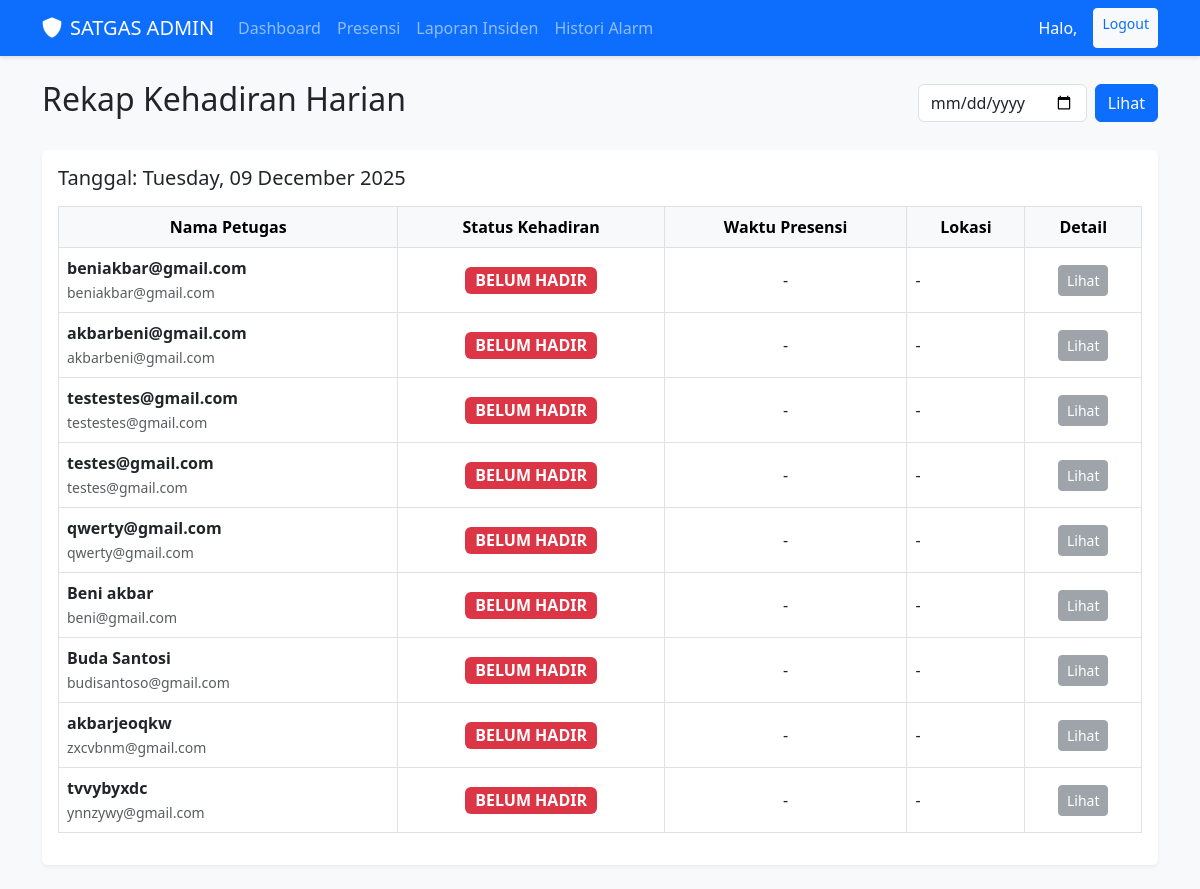
The page /dashboard/rekap-harian/?date=2025-12-09 (signed in) on the database its author committed.
### core/models.py (models this page shows, shortened)
class User(AbstractUser):
    username = None
    email = models.EmailField(unique=True)
    phone_number = models.CharField(max_length=15, blank=True, null=True)
    profile_picture = models.ImageField(upload_to=user_directory_path, blank=True, null=True)
    is_admin = models.BooleanField(default=False)
    is_petugas = models.BooleanField(default=True)
    USERNAME_FIELD = 'email'
    REQUIRED_FIELDS = []
    objects = UserManager()

### core/web_views.py (the view)
# urls.py: path('dashboard/rekap-harian/', WebRekapHarianView.as_view(), name='web-rekap-harian'),
class WebRekapHarianView(LoginRequiredMixin, AdminRequiredMixin, TemplateView):
    template_name = 'core/rekap_harian.html'
    def get_context_data(self, **kwargs):
        context = super().get_context_data(**kwargs)
        date_str = self.request.GET.get('date')
        if date_str:
            from django.utils.dateparse import parse_date
            target_date = parse_date(date_str) or timezone.localdate()
        else:
            target_date = timezone.localdate()
        petugas_queryset = User.objects.filter(is_petugas=True).order_by('first_name')
        serializer = PetugasStatusPresensiSerializer(
            petugas_queryset,
            many=True,
            context={'target_date': target_date}
        )
        context['data_rekap'] = serializer.data
        context['target_date'] = target_date
        context['selected_date'] = date_str
        return context

### core/serializers.py (called while the page is built)
    def get_full_name(self, obj):
        full = f"{obj.first_name} {obj.last_name}".strip()
        return full if full else obj.email

    def get_target_date(self):
        return self.context.get('target_date', timezone.localdate())

    def get_has_presensi_today(self, obj):
        target_date = self.get_target_date()
        return Presensi.objects.filter(
            petugas=obj,
            timestamp__date=target_date
        ).exists()

    def get_last_presensi(self, obj):
        target_date = self.get_target_date()
        try:
            presensi_on_date = Presensi.objects.filter(
                petugas=obj,
                timestamp__date=target_date
            ).order_by('-timestamp').first()
            if presensi_on_date:
                return AdminPresensiSerializer(presensi_on_date, context=self.context).data
            return None
        except Exception:
            return None

### core/web_views.py (called while the page is built)
    def test_func(self):
        return self.request.user.is_authenticated and self.request.user.is_admin

### core/templates/core/rekap_harian.html
{% extends 'core/base.html' %}
{% block content %}
<div class="d-flex justify-content-between align-items-center mb-4">
    <h2>Rekap Kehadiran Harian</h2>
    <form method="get" class="d-flex">
        <input type="date" name="date" class="form-control me-2" value="{{ selected_date|default:target_date|date:'Y-m-d' }}">
        <button type="submit" class="btn btn-primary">Lihat</button>
    </form>
</div>
<div class="card mb-4">
    <div class="card-body">
        <h5 class="card-title">Tanggal: {{ target_date|date:"l, d F Y" }}</h5>
        <div class="table-responsive mt-3">
            <table class="table table-bordered table-hover align-middle">
                <thead class="table-light text-center">
                    <tr>
                        <th>Nama Petugas</th>
                        <th>Status Kehadiran</th>
                        <th>Waktu Presensi</th>
                        <th>Lokasi</th>
                        <th>Detail</th>
                    </tr>
                </thead>
                <tbody>
                    {% for item in data_rekap %}
                    <tr>
                        <td>
                            <strong>{{ item.full_name }}</strong><br>
                            <small class="text-muted">{{ item.email }}</small>
                        </td>
                        <td class="text-center">
                            {% if item.has_presensi_today %}
                                {% if item.last_presensi.status_validasi == 'hadir' or not item.last_presensi.status_validasi %}
                                    <span class="badge bg-success fs-6">HADIR</span>
                                {% elif item.last_presensi.status_validasi == 'diluar_lokasi' %}
                                    <span class="badge bg-warning text-dark fs-6">DILUAR LOKASI</span>
                                {% else %}
                                    <span class="badge bg-danger fs-6">TIDAK VALID</span>
                                {% endif %}
                            {% else %}
                                <span class="badge bg-danger fs-6">BELUM HADIR</span>
                            {% endif %}
                        </td>
                        <td class="text-center">
                            {% if item.has_presensi_today %}
                                {{ item.last_presensi.timestamp|slice:"11:16" }} WIB
                            {% else %}
                                -
                            {% endif %}
                        </td>
                        <td>
                            {% if item.has_presensi_today %}
                                <small>{{ item.last_presensi.location_note|truncatechars:30 }}</small>
                            {% else %}
                                -
                            {% endif %}
                        </td>
                        <td class="text-center">
                            {% if item.has_presensi_today %}
                                <a href="{% url 'web-presensi-detail' item.last_presensi.id %}" class="btn btn-sm btn-outline-primary">Lihat</a>
                            {% else %}
                                <button class="btn btn-sm btn-secondary" disabled>Lihat</button>
                            {% endif %}
                        </td>
                    </tr>
                    {% empty %}
                    <tr>
                        <td colspan="5" class="text-center">Tidak ada data petugas.</td>
                    </tr>
                    {% endfor %}
                </tbody>
            </table>
        </div>
    </div>
</div>
{% endblock %}

### core/templates/core/base.html (style rules this page uses)
body { background-color: #f8f9fa; }
.card { border: none; box-shadow: 0 2px 4px rgba(0,0,0,.05); margin-bottom: 20px; }

### rows shown on the page
User: full_name "beniakbar@gmail.com", email "beniakbar@gmail.com"
User: full_name "akbarbeni@gmail.com", email "akbarbeni@gmail.com"
User: full_name "testestes@gmail.com", email "testestes@gmail.com"
User: full_name "testes@gmail.com", email "testes@gmail.com"
User: full_name "qwerty@gmail.com", email "qwerty@gmail.com"
User: email "beni@gmail.com"
User: email "budisantoso@gmail.com"
User: email "zxcvbnm@gmail.com"
User: email "ynnzywy@gmail.com"

### other values the page prints
{{ target_date|date:"l, d F Y" }} "Tuesday, 09 December 2025"
{{ item.full_name }} "Beni akbar" "Buda Santosi" "akbarjeoqkw" "tvvybyxdc"
